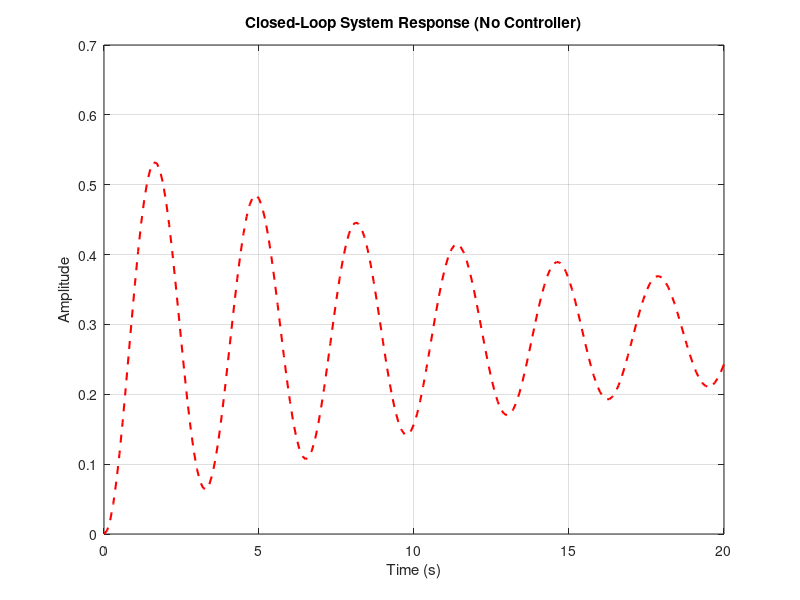

This chart was generated by the following MATLAB code: (Note: this script raises an error after producing the figure.)
clc; clear all; close all;
% Simulation time
t_sim = 20;
tsim = 0:0.1:t_sim;     
u = ones(size(tsim));
ns = [1 2];
ds = [1 2 3 5];      
G = tf(ns, ds);
G_uncontrolled = feedback(G, 1);
y_uncontrolled = lsim(G_uncontrolled, u, tsim);
figure(1);
plot(tsim, y_uncontrolled, "r--", "LineWidth", 1.5);
xlabel("Time (s)");
ylabel("Amplitude");
title("Closed-Loop System Response (No Controller)");
grid on;
% FPA Parameters
N = 100;           % Population size
T = 30;            % Iterations
c = 0.7;           % Step size constant
p = 0.6;           % Probability for global pollination
var = 3;           % PID parameters (Kp, Ki, Kd)
lb = [0, 0, 0];    %minValue
ub = [25, 25, 25]; %maxValue
% Desired response value(sp)
r_s = 1;
x = zeros(N, var);
for i = 1:N
    x(i, :) = lb + rand(1, var) .* (ub - lb);
end
% Evaluate initial objective function (ITAE + overshoot penalty)
ffb = zeros(1, N);
for i = 1:N
    [Kp, Ki, Kd] = deal(x(i, 1), x(i, 2), x(i, 3));
    Gc = pid(Kp, Ki, Kd);
    Gcf = feedback(Gc * G, 1);
    y = lsim(Gcf, u, tsim);
    y = y(:);
    overshoot = max(0, max(y) - r_s);
    time_weight = (1:length(y))';
    error = abs(y - r_s);
    itae = sum(error .* time_weight);
    overshoot_penalty = 50 * overshoot^2;
    ffb(i) = itae + overshoot_penalty;
end
% Get global best
[obj_Gbest, Gbest_location] = min(ffb);
xg = x(Gbest_location, :);
best_cf_fpa = zeros(1, T);
% Main FPA loop
for t = 1:T
    for i = 1:N
        r = rand;
        if r < p
            %global
            L = levy(var);
            for w = 1:var
                x(i, w) = xg(w) + L(w) * (x(i, w) - xg(w));
                x(i, w) = max(lb(w), min(ub(w), x(i, w)));
            end
        else
            %local
            jj = randi([1, N]);
            while jj == i, jj = randi([1, N]); end
            kk = randi([1, N]);
            while kk == i || kk == jj, kk = randi([1, N]); end
            for w = 1:var
                x(i, w) = x(i, w) + rand * (x(jj, w) - x(kk, w));
                x(i, w) = max(lb(w), min(ub(w), x(i, w)));
            end
        end
        
        [Kp, Ki, Kd] = deal(x(i, 1), x(i, 2), x(i, 3));
        Gc = pid(Kp, Ki, Kd);
        Gcf = feedback(Gc * G, 1);
        y = lsim(Gcf, u, tsim);
        y = y(:);
        overshoot = max(0, max(y) - r_s);
        error = abs(y - r_s);
        time_weight = (1:length(y))';
        itae = sum(error .* time_weight);
        overshoot_penalty = 50 * overshoot^2;
        ffb(i) = itae + overshoot_penalty;
        if ffb(i) < obj_Gbest
            obj_Gbest = ffb(i);
            xg = x(i, :);
        end
    end
    best_cf_fpa(t) = obj_Gbest;
    % Plot optimization progress
    figure(2);
    plot(1:t, best_cf_fpa(1:t), 'b', 'LineWidth', 2);
    xlabel('Iteration');
    ylabel('Cost Function (Modified ITAE)');
    title('Optimization Progress');
    grid on;
    drawnow;
end
% Display final results
disp('Cost Function (Modified ITAE):');
disp(obj_Gbest);
disp('Optimal PID Parameters:');
disp(['Kp: ', num2str(xg(1))]);
disp(['Ki: ', num2str(xg(2))]);
disp(['Kd: ', num2str(xg(3))]);
% Final optimized response
Gc = pid(xg(1), xg(2), xg(3));
Gcf = feedback(Gc * G, 1);
y_optimized = lsim(Gcf, u, tsim);
% Performance metrics
rise_time = NaN;
for i = 1:length(y_optimized)
    if y_optimized(i) >= 0.9 * r_s
        rise_time = tsim(i); break;
    end
end
settling_time = NaN;
for i = length(y_optimized):-1:1
    if abs(y_optimized(i) - r_s) > 0.02 * r_s
        settling_time = tsim(i); break;
    end
end
if isnan(settling_time)
    settling_time = tsim(end);
end
overshoot = max(0, 100 * (max(y_optimized) - r_s) / r_s);
disp(['Rise Time: ', num2str(rise_time), ' seconds']);
disp(['Settling Time: ', num2str(settling_time), ' seconds']);
disp(['Overshoot: ', num2str(overshoot), '%']);
% Comparison plot: no controller vs PID
figure(3);
plot(tsim, y_uncontrolled, 'r--', 'LineWidth', 1.5);
hold on;
plot(tsim, y_optimized, 'b', 'LineWidth', 2);
plot(tsim, ones(size(tsim)), 'k:', 'LineWidth', 1);
xlabel('Time (s)');
ylabel('Amplitude');
legend('Closed-loop (No Controller)', 'Optimized PID Control', 'Reference');
title('Closed-Loop System Comparison: No Controller vs PID Controller');
grid on;
% Control signal calculation
r = ones(size(tsim));
e = r(:) - y_optimized(:);
dt = tsim(2) - tsim(1);
P = xg(1) * e;
I = zeros(size(e)); integral_sum = 0;
for i = 1:length(e)
    integral_sum = integral_sum + e(i) * dt;
    I(i) = xg(2) * integral_sum;
end
D = zeros(size(e)); D(1) = 0;
for i = 2:length(e)
    D(i) = xg(3) * (e(i) - e(i-1)) / dt;
end
u_control = P + I + D;
% Plot control signal
figure(4);
plot(tsim, u_control, 'g', 'LineWidth', 2);
xlabel('Time (s)');
ylabel('Control Signal');
title('PID Control Signal');
grid on;
% Lévy flight function
function L = levy(d)
    beta = 3/2;
    sigma = (gamma(1+beta)*sin(pi*beta/2)/(gamma((1+beta)/2)*beta*2^((beta-1)/2)))^(1/beta);
    u = randn(1,d) * sigma;
    v = randn(1,d);
    L = u./abs(v).^(1/beta);
end